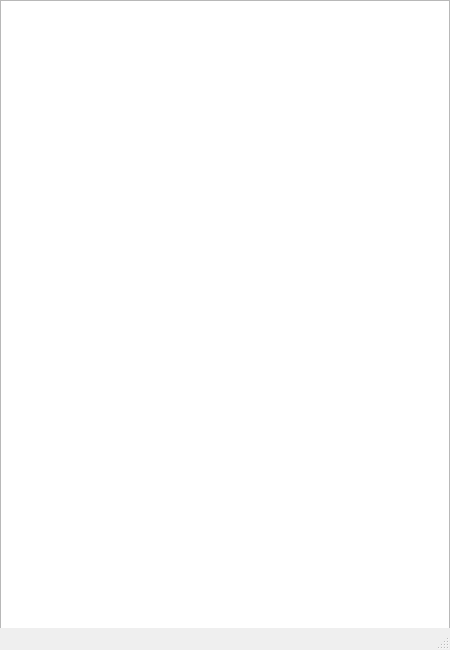
<?xml version="1.0" encoding="UTF-8"?>
<ui version="4.0">
 <class>MainWindow</class>
 <widget class="QMainWindow" name="MainWindow">
  <property name="geometry">
   <rect>
    <x>0</x>
    <y>0</y>
    <width>450</width>
    <height>650</height>
   </rect>
  </property>
  <property name="windowTitle">
   <string>MainWindow</string>
  </property>
  <widget class="QWidget" name="centralwidget">
   <widget class="QGraphicsView" name="graphicsView">
    <property name="geometry">
     <rect>
      <x>0</x>
      <y>0</y>
      <width>450</width>
      <height>650</height>
     </rect>
    </property>
   </widget>
  </widget>
  <widget class="QMenuBar" name="menubar">
   <property name="geometry">
    <rect>
     <x>0</x>
     <y>0</y>
     <width>450</width>
     <height>25</height>
    </rect>
   </property>
  </widget>
  <widget class="QStatusBar" name="statusbar"/>
 </widget>
 <resources/>
 <connections/>
</ui>
